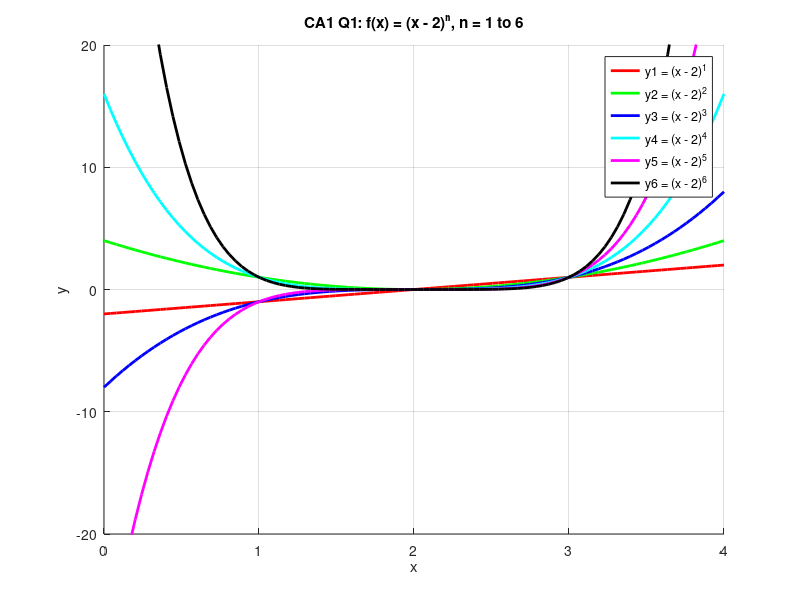

Write the MATLAB code that produced this figure.
x = linspace(0,4,100);
y1 = (x-2).^1; 
y2 = (x-2).^2; 
y3 = (x-2).^3; 
y4 = (x-2).^4; 
y5 = (x-2).^5; 
y6 = (x-2).^6;
hold on % to plot all 6 on one graph
plot(x, y1, 'r', 'LineWidth', 2); 
plot(x, y2, 'g', 'LineWidth', 2); 
plot(x, y3, 'b', 'LineWidth', 2); 
plot(x, y4, 'c', 'LineWidth', 2); 
plot(x, y5, 'm', 'LineWidth', 2); 
plot(x, y6, 'k', 'LineWidth', 2);
grid on; xlabel('x'); ylabel('y'); 
title('CA1 Q1: f(x) = (x - 2)^n, n = 1 to 6', 'FontWeight', 'bold');
legend('y1 = (x - 2)^1', 'y2 = (x - 2)^2', 'y3 = (x - 2)^3', ...
    'y4 = (x - 2)^4', 'y5 = (x - 2)^5', 'y6 = (x - 2)^6');
hold off
ylim([-20, 20]);
